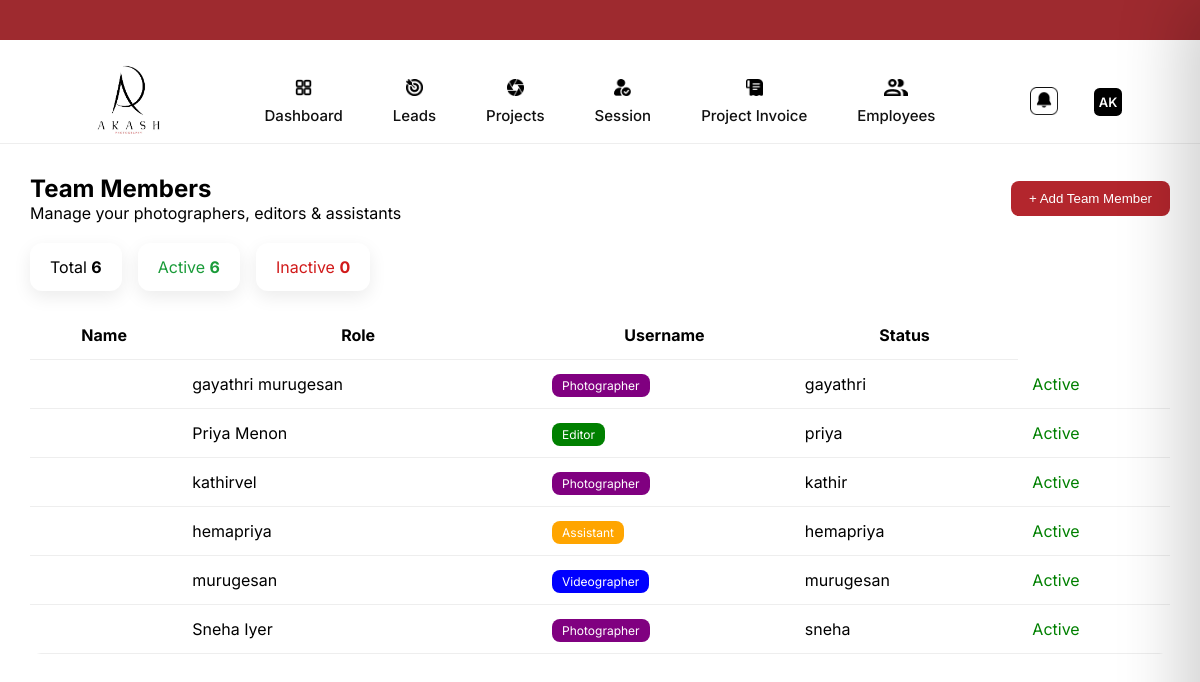
Page /team-members/ (signed in) on the earlier database version.
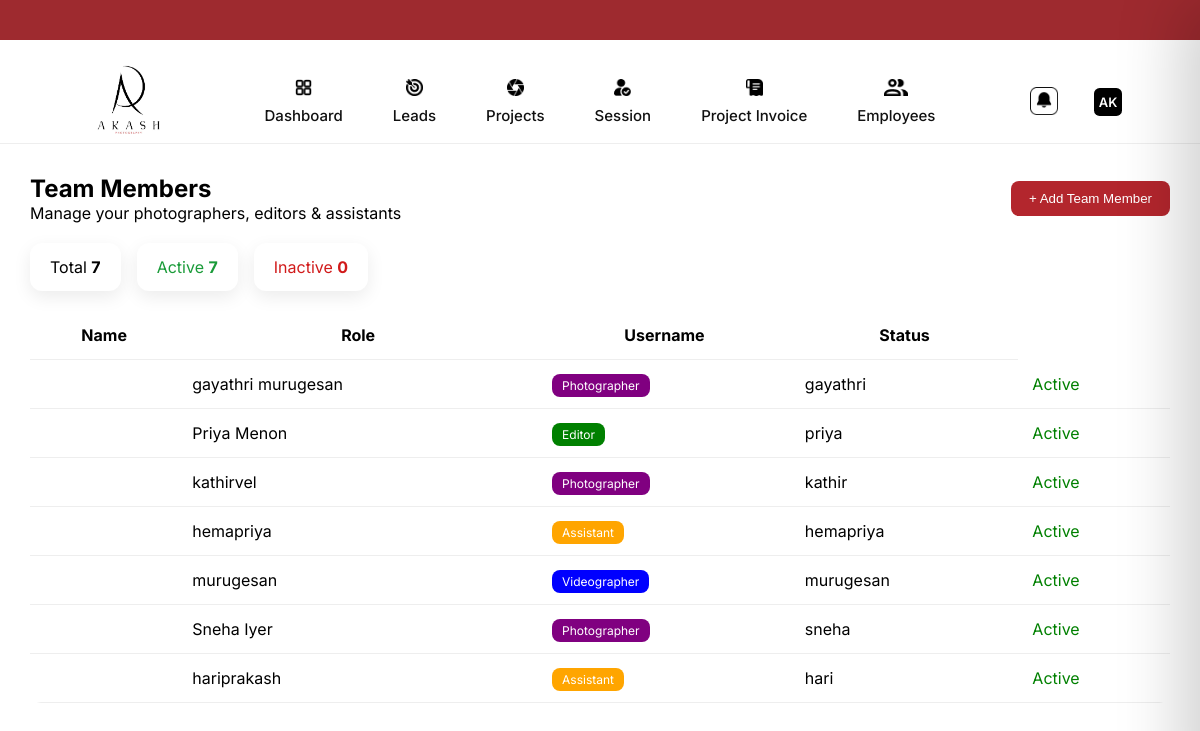
Same page on the later database version.
### core/models.py (models this page shows, shortened)
class TeamMember(models.Model):
    ROLE_CHOICES = [
        ("PHOTOGRAPHER", "Photographer"),
        ("VIDEOGRAPHER", "Videographer"),
        ("EDITOR", "Editor"),
        ("ASSISTANT", "Assistant"),
    ]
    user = models.OneToOneField(
        User,
        on_delete=models.CASCADE,
        related_name="team_profile"
    )
    role = models.CharField(max_length=30, choices=ROLE_CHOICES)
    is_active = models.BooleanField(default=True)

### core/views.py (the view)
# urls.py: path("team-members/", team_members_view, name="team_members"),
@user_passes_test(is_admin)
def team_members_view(request):
    members = TeamMember.objects.all()
    context = {
        "members": members,
        "total": members.count(),
        "active": members.filter(is_active=True).count(),
        "inactive": members.filter(is_active=False).count(),
    }
    return render(request, "team_members.html", context)

### core/views.py (called while the page is built)
def is_admin(user):
    return user.is_authenticated and user.is_staff

### core/templates/team_members.html (shortened to what this page needs)
{% extends "base.html" %}
{% load static %}
{% block content %}
<link rel="stylesheet" href="{% static 'css/team_members.css' %}">
<div class="team-wrapper">
    <div class="team-header">
        <div>
            <h2>Team Members</h2>
            <p>Manage your photographers, editors & assistants</p>
        </div>
        <button onclick="openModal()">+ Add Team Member</button>
    </div>
    <div class="team-summary">
        <div class="card">Total <strong>{{ total }}</strong></div>
        <div class="card green">Active <strong>{{ active }}</strong></div>
        <div class="card red">Inactive <strong>{{ inactive }}</strong></div>
    </div>
    <table class="team-table">
        <thead>
            <tr>
                <th>Name</th>
                <th>Role</th>
                <th>Username</th>
                <th>Status</th>
            </tr>
        </thead>
        <tbody>
            {% for m in members %}
            <tr>
                <td><td>{{ m.user.get_full_name|default:m.user.username }}</td></td>
                <td><span class="role {{ m.role|lower }}">{{ m.get_role_display }}</span></td>
                <td>{{ m.user.username }}</td>
                <td>
                    {% if m.is_active %}
                        <span class="status active">Active</span>
                    {% else %}
                        <span class="status inactive">Inactive</span>
                    {% endif %}
                </td>
            </tr>
            {% empty %}
            <tr><td colspan="4">No team members added</td></tr>
            {% endfor %}
        </tbody>
    </table>
</div>
{% endblock %}

### core/templates/base.html (shortened to what this page needs)
{% load static %}
<!DOCTYPE html>
<html lang="en">
<head>
    <link rel="stylesheet" href="{% static 'css/base.css' %}">
<link rel="stylesheet" href="https://cdnjs.cloudflare.com/ajax/libs/font-awesome/4.7.0/css/font-awesome.min.css">
</head>
<body>
<div class="top-strip"></div>
<nav class="navbar">
    <div class="nav-left">
        <img src="{% static 'images/logo.png' %}" alt="Akash" class="logo">
    </div>
 <div class="nav-center">
    <ul class="nav-menu">
        <li class="nav-item" id="nav-dashboard">
            <img src="{% static 'images/dashboard.png' %}">
            <span>Dashboard</span>
        </li>
        <li class="nav-item active" id="nav-leads">
            <img src="{% static 'images/leads.png' %}">
            <span>Leads</span>
        </li>
        <li class="nav-item" id="nav-projects">
            <img src="{% static 'images/project.png' %}">
            <span>Projects</span>
        </li>
        <li class="nav-item" id="nav-sessions">
            <img src="{% static 'images/session.png' %}">
            <span>Session</span>
        </li>
        <li class="nav-item">
            <img src="{% static 'images/invoice.png' %}">
            <span>Project Invoice</span>
        </li>
        <li class="nav-item employee">
            <img src="{% static 'images/employees.png' %}">
            <span>Employees</span>
        </li>
    </ul>
    </div>
    <div class="nav-right">
        <div class="notification" onclick="openFollowup()">
            <img src="{% static 'images/notification.png' %}">
        </div>
        <div class="profile-circle">AK</div>
    </div>
</nav>
{% block content %}{% endblock %}
</body>
</html>

### core/static/css/base.css (style rules this page uses)
:root { --primary: #9e2a2f; --text-dark: #111; --text-muted: #666; }
* { margin: 0; padding: 0; box-sizing: border-box; }
body { font-family: "Inter", sans-serif; background: #fff; }
.top-strip { height: 40px; background: var(--primary); margin-bottom: 20px; }
.navbar { height: 84px; display: grid; grid-template-columns: 200px 1fr 200px; align-items: center; padding: 0 48px; background: #fff; border-bottom: 1px solid #eee; position: sticky; top: 0; z-index: 1000; }
.navbar { height: 84px; display: grid; grid-template-columns: 150px 1fr 150px; align-items: center; padding: 0 78px; background: #fff; border-bottom: 1px solid #eee; }
.nav-left { display: flex; align-items: center; justify-content: flex-start; }
.nav-left img { width:97px; }
.nav-center { display: flex; justify-content: center; }
.nav-right { display: flex; align-items: center; justify-content: flex-end; gap: 18px; }
.nav-left .logo { height: 80px; }
.nav-menu { display: flex; align-items: center; gap: 50px; list-style: none; }
.nav-item { display: flex; flex-direction: column; align-items: center; gap: 10px; cursor: pointer; color: var(--text-dark); font-size: 15px; font-weight: 500; position: relative; transition: all 0.3s ease; }
.nav-item img { width: 17px; height: 17px; }
.nav-item.employee img { width:24px; }
.nav-right { display: flex; align-items: center; gap: 18px; }
.notification img { width: 28px; height:28px; cursor: pointer; margin-top: 2px; }
.profile-circle { width: 28px; height: 28px; background: #000; color: #fff; font-size: 13px; font-weight: 600; border-radius: 20%; display: flex; align-items: center; justify-content: center; cursor: pointer; transition: transform 0.3s ease; }
.notification { position: relative; cursor: pointer; }

### core/static/css/team_members.css (style rules this page uses)
.team-wrapper { padding: 30px; font-family: Inter, sans-serif; }
.team-header { display: flex; justify-content: space-between; align-items: center; }
.team-header button { background: #b3262d; color: #fff; border: none; padding: 10px 18px; border-radius: 8px; cursor: pointer; }
.team-summary { display: flex; gap: 16px; margin: 20px 0; }
.team-summary .card { background: #fff; padding: 14px 20px; border-radius: 12px; box-shadow: 0 6px 18px rgba(0,0,0,.08); }
.green { color: #1a9b39; }
.red { color: #d11a1a; }
.team-table { width: 100%; border-collapse: collapse; background: #fff; border-radius: 12px; overflow: hidden; }
.team-table th, .team-table td { padding: 14px; border-bottom: 1px solid #eee; }
.role { padding: 4px 10px; border-radius: 8px; font-size: 12px; color: #fff; }
.role.photographer { background: purple; }
.role.videographer { background: blue; }
.role.editor { background: green; }
.role.assistant { background: orange; }
.status.active { color: green; }

Differences in the rows shown:
added TeamMember: user.get_full_name "hariprakash", role "Assistant", user.username "hari", is_active "Active"
Other differences:
{{ total }}: "6" → "7"
{{ active }}: "6" → "7"
